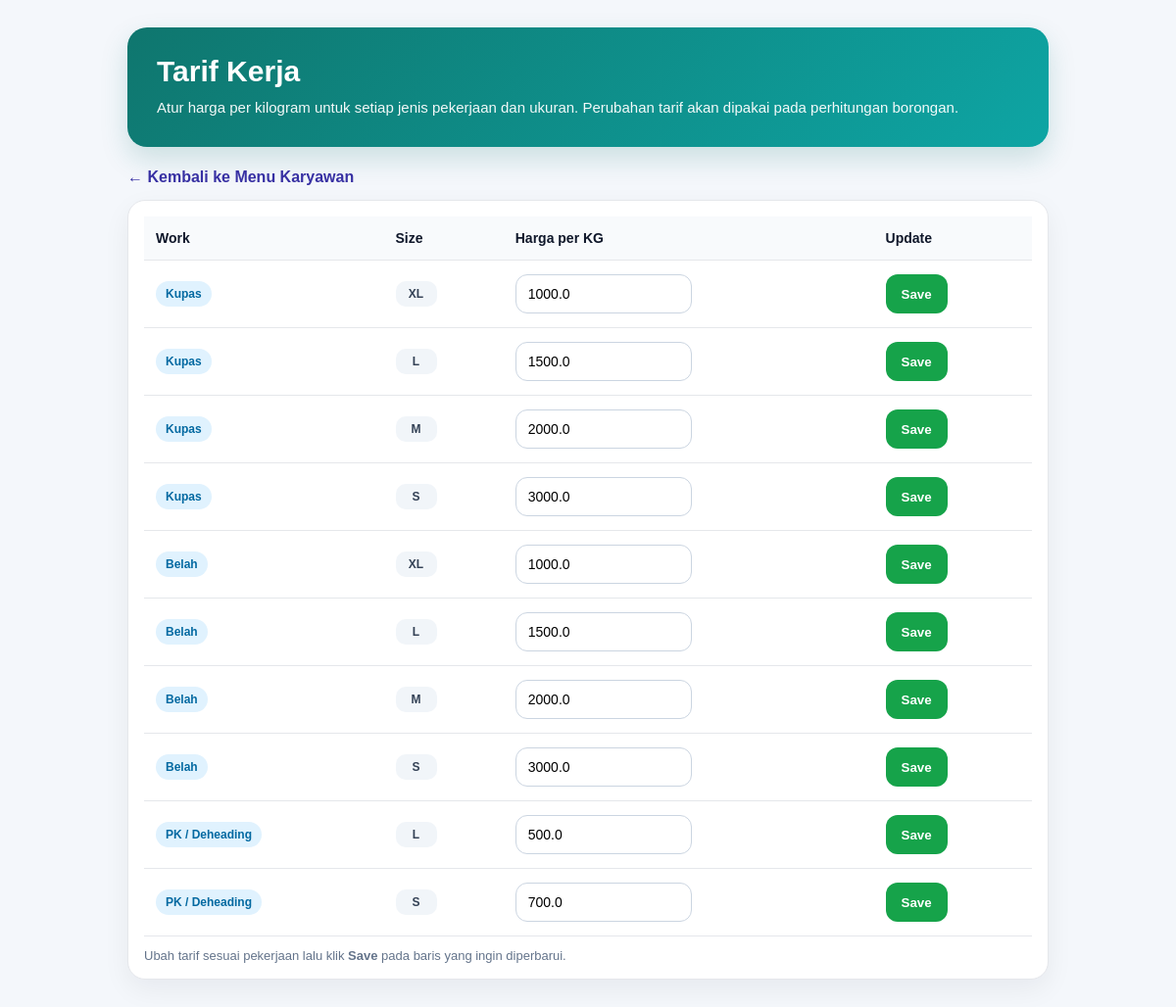
/karyawan/tarif, run on the app's committed database.
### tables this page shows
CREATE TABLE work_rates (
                            id INTEGER PRIMARY KEY AUTOINCREMENT,
                            work_type_id INTEGER NOT NULL,
                            size_id INTEGER,
                            harga_per_kg REAL NOT NULL DEFAULT 0,
                            aktif INTEGER NOT NULL DEFAULT 1,
                            berlaku_mulai TEXT,
                            berlaku_sampai TEXT,
                            catatan TEXT,
                            created_at TEXT NOT NULL DEFAULT CURRENT_TIMESTAMP,
                            updated_at TEXT NOT NULL DEFAULT CURRENT_TIMESTAMP,
                            FOREIGN KEY (work_type_id) REFERENCES work_types(id),
                            FOREIGN KEY (size_id) REFERENCES sizes(id)
                        );

CREATE TABLE work_types (
                        id INTEGER PRIMARY KEY AUTOINCREMENT,
                        kode TEXT NOT NULL UNIQUE,
                        nama TEXT NOT NULL,
                        satuan_input TEXT NOT NULL,
                        konversi_ke_kg REAL,
                        aktif INTEGER NOT NULL DEFAULT 1
                    );

CREATE TABLE sizes (
                            id INTEGER PRIMARY KEY AUTOINCREMENT,
                            kode TEXT NOT NULL UNIQUE,
                            urutan INTEGER NOT NULL DEFAULT 0,
                            aktif INTEGER NOT NULL DEFAULT 1
                        );

### karyawan/routes.py (the view, shortened to what this page needs)
@karyawan_bp.route("/tarif", methods=["GET", "POST"])
def tarif_index():
    conn = get_conn()
    rates = conn.execute("""
        SELECT
            work_rates.id,
            work_types.nama as work,
            sizes.kode as size,
            work_rates.harga_per_kg
        FROM work_rates
        LEFT JOIN work_types ON work_rates.work_type_id = work_types.id
        LEFT JOIN sizes ON work_rates.size_id = sizes.id
        ORDER BY work_types.id, sizes.urutan
    """).fetchall()
    return render_template("karyawan/tarif.html", rates=rates)

### helpers/db.py (called while the page is built)
def get_conn():
    conn = sqlite3.connect(DB_PATH, timeout=30)
    conn.row_factory = sqlite3.Row
    conn.execute("PRAGMA foreign_keys = ON;")
    conn.execute("PRAGMA journal_mode = WAL;")
    return conn

### karyawan/templates/karyawan/tarif.html (shortened to what this page needs)
<!DOCTYPE html>
<html lang="id">
<head>
</head>
<body>
<div class="container">
    <div class="hero">
        <h1>Tarif Kerja</h1>
        <p>
            Atur harga per kilogram untuk setiap jenis pekerjaan dan ukuran.
            Perubahan tarif akan dipakai pada perhitungan borongan.
        </p>
    </div>
    <div class="top-actions">
        <a href="{{ url_for('karyawan.karyawan_index') }}" class="back-link">← Kembali ke Menu Karyawan</a>
    </div>
    <div class="card">
        <table>
            <thead>
                <tr>
                    <th>Work</th>
                    <th>Size</th>
                    <th>Harga per KG</th>
                    <th>Update</th>
                </tr>
            </thead>
            <tbody>
                {% for r in rates %}
                <tr>
                    <form method="POST">
                        <td>
                            <span class="badge">{{ r.work }}</span>
                        </td>
                        <td>
                            {% if r.size %}
                                <span class="size-badge">{{ r.size }}</span>
                            {% else %}
                                <span class="size-badge size-empty">-</span>
                            {% endif %}
                        </td>
                        <td>
                            <input
                                type="number"
                                name="harga"
                                value="{{ r.harga_per_kg }}"
                                step="0.01"
                                min="0"
                                class="price-input"
                            >
                        </td>
                        <td>
                            <button type="submit" class="save-btn">Save</button>
                        </td>
                    </form>
                </tr>
                {% endfor %}
            </tbody>
        </table>
        <div class="section-note">
            Ubah tarif sesuai pekerjaan lalu klik <strong>Save</strong> pada baris yang ingin diperbarui.
        </div>
    </div>
</div>
</body>
</html>

### karyawan/templates/karyawan/tarif.html (style rules this page uses)
* { box-sizing: border-box; }
body { margin: 0; font-family: Arial, Helvetica, sans-serif; background: #f4f7fb; color: #1f2937; }
.container { max-width: 980px; margin: 0 auto; padding: 28px 20px 40px; }
.hero { background: linear-gradient(135deg, #0f766e, #0ea5a4); color: white; border-radius: 20px; padding: 28px 30px; margin-bottom: 22px; box-shadow: 0 12px 28px rgba(15, 118, 110, 0.18); }
.hero h1 { margin: 0 0 8px; font-size: 30px; font-weight: 700; }
.hero p { margin: 0; font-size: 15px; line-height: 1.6; opacity: 0.95; }
.top-actions { display: flex; justify-content: space-between; align-items: center; gap: 12px; margin-bottom: 14px; flex-wrap: wrap; }
.back-link { text-decoration: none; color: #3730a3; font-weight: 700; }
.card { background: white; border: 1px solid #e5e7eb; border-radius: 18px; padding: 16px; box-shadow: 0 10px 28px rgba(15, 23, 42, 0.06); overflow: auto; }
table { width: 100%; border-collapse: collapse; min-width: 720px; }
th, td { padding: 14px 12px; border-bottom: 1px solid #e5e7eb; text-align: left; vertical-align: middle; }
th { background: #f8fafc; color: #0f172a; font-size: 14px; font-weight: 800; }
td { font-size: 14px; }
.badge { display: inline-block; padding: 6px 10px; border-radius: 999px; font-size: 12px; font-weight: 700; background: #e0f2fe; color: #0369a1; }
.size-badge { display: inline-block; min-width: 42px; text-align: center; padding: 6px 10px; border-radius: 10px; font-size: 12px; font-weight: 700; background: #f1f5f9; color: #334155; }
.price-input { width: 180px; height: 40px; border: 1px solid #cbd5e1; border-radius: 12px; padding: 0 12px; font-size: 14px; outline: none; transition: border-color 0.15s ease, box-shadow 0.15s ease; }
.save-btn { height: 40px; padding: 0 16px; border: none; border-radius: 12px; background: #16a34a; color: white; font-weight: 700; cursor: pointer; transition: background 0.15s ease; }
.section-note { margin-top: 12px; color: #64748b; font-size: 13px; }

### data on the page
work_rates: work "Kupas", size "XL", harga "1000.0"
work_rates: work "Kupas", size "L", harga "1500.0"
work_rates: work "Kupas", size "M", harga "2000.0"
work_rates: work "Kupas", size "S", harga "3000.0"
work_rates: work "Belah", size "XL", harga "1000.0"
work_rates: work "Belah", size "L", harga "1500.0"
work_rates: work "Belah", size "M", harga "2000.0"
work_rates: work "Belah", size "S", harga "3000.0"
work_rates: work "PK / Deheading", size "L", harga "500.0"
work_rates: work "PK / Deheading", size "S", harga "700.0"
